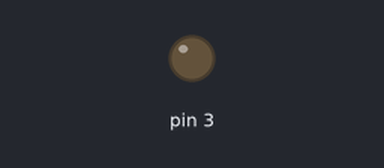
Recording of a sketch running on a simulated Arduino Uno, built with avr-gcc and run on an emulated ATmega328P. Parts: output pins drawn as LEDs (lit = HIGH).

Above: at 0.05 s.
At 0.2 s:
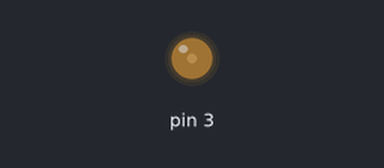
At 0.45 s:
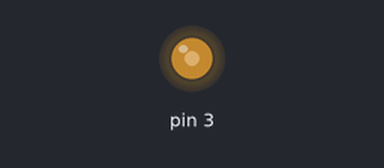
At 0.85 s:
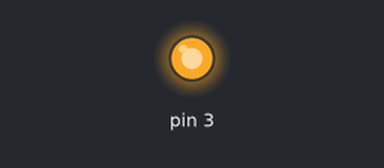
Timing chart, 0 to 3.0 s (numbered marks = the images above):
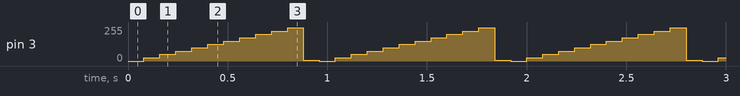

Measured:
- by itself, pin 3: repeats every 0.96 s: 50/255 0.08 s, 75/255 0.08 s, 100/255 0.08 s, 125/255 0.08 s, 150/255 0.08 s, 175/255 0.08 s, 200/255 0.08 s, 225/255 0.08 s, 250/255 0.08 s, 5/255 0.08 s, 0/255 0.08 s, 25/255 0.08 s

The sketch:

rgb.ino
```cpp
int  output = 3;
int i;
int k;

void setup() {
 pinMode(3, OUTPUT);


}

void loop() {

for(i=0;i<255;i=i+25)
{
analogWrite( 3 , i);
delay(80);

}


 for(k=5;k>0;k=k-25)
{
analogWrite(3,k );
delay(80);
}

}
```
